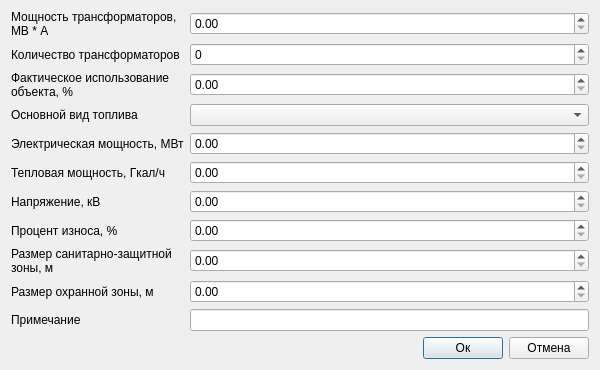
<?xml version="1.0" encoding="UTF-8"?>
<ui version="4.0">
 <class>Dialog</class>
 <widget class="QDialog" name="Dialog">
  <property name="geometry">
   <rect>
    <x>0</x>
    <y>0</y>
    <width>600</width>
    <height>370</height>
   </rect>
  </property>
  <property name="minimumSize">
   <size>
    <width>600</width>
    <height>370</height>
   </size>
  </property>
  <property name="windowTitle">
   <string>Объекты электроснабжения (полигон): Дополнительные атрибуты</string>
  </property>
  <property name="accessibleName">
   <string notr="true">btnSave</string>
  </property>
  <layout class="QVBoxLayout" name="verticalLayout_2">
   <item>
    <layout class="QGridLayout" name="gridLayout_2">
     <item row="0" column="1">
      <layout class="QHBoxLayout" name="horizontalLayout_4">
       <item>
        <layout class="QGridLayout" name="gridLayout_3">
         <item row="12" column="1">
          <widget class="QgsDoubleSpinBox" name="sbVoltage">
           <property name="maximum">
            <double>10000000.000000000000000</double>
           </property>
           <property name="clearValue">
            <bool>true</bool>
           </property>
          </widget>
         </item>
         <item row="12" column="0">
          <widget class="QLabel" name="label">
           <property name="text">
            <string>Напряжение, кВ</string>
           </property>
          </widget>
         </item>
         <item row="19" column="0">
          <widget class="QLabel" name="label_9">
           <property name="text">
            <string>Размер охранной зоны, м</string>
           </property>
          </widget>
         </item>
         <item row="0" column="0">
          <widget class="QLabel" name="label_2">
           <property name="text">
            <string>Мощность трансформаторов,
МВ * А</string>
           </property>
          </widget>
         </item>
         <item row="4" column="0">
          <widget class="QLabel" name="label_7">
           <property name="text">
            <string>Фактическое использование
объекта, %</string>
           </property>
          </widget>
         </item>
         <item row="9" column="1">
          <widget class="QgsDoubleSpinBox" name="sbThermalPower">
           <property name="maximum">
            <double>10000000.000000000000000</double>
           </property>
           <property name="clearValue">
            <bool>true</bool>
           </property>
          </widget>
         </item>
         <item row="6" column="1">
          <widget class="QgsCheckableComboBox" name="cbMainTypeOfFuel"/>
         </item>
         <item row="21" column="0">
          <widget class="QLabel" name="label_8">
           <property name="text">
            <string>Примечание</string>
           </property>
          </widget>
         </item>
         <item row="2" column="0">
          <widget class="QLabel" name="label_5">
           <property name="text">
            <string>Количество трансформаторов</string>
           </property>
          </widget>
         </item>
         <item row="21" column="1">
          <widget class="QLineEdit" name="tbNote">
           <property name="clearButtonEnabled">
            <bool>true</bool>
           </property>
          </widget>
         </item>
         <item row="7" column="0">
          <widget class="QLabel" name="label_6">
           <property name="text">
            <string>Электрическая мощность, МВт</string>
           </property>
          </widget>
         </item>
         <item row="6" column="0">
          <widget class="QLabel" name="label_3">
           <property name="text">
            <string>Основной вид топлива</string>
           </property>
          </widget>
         </item>
         <item row="7" column="1">
          <widget class="QgsDoubleSpinBox" name="sbElectricPower">
           <property name="maximum">
            <double>10000000.000000000000000</double>
           </property>
           <property name="clearValue">
            <bool>true</bool>
           </property>
          </widget>
         </item>
         <item row="2" column="1">
          <widget class="QgsSpinBox" name="sbNumberOfTransformers">
           <property name="maximum">
            <number>10000000</number>
           </property>
           <property name="clearValue">
            <bool>true</bool>
           </property>
          </widget>
         </item>
         <item row="9" column="0">
          <widget class="QLabel" name="label_4">
           <property name="text">
            <string>Тепловая мощность, Гкал/ч</string>
           </property>
          </widget>
         </item>
         <item row="0" column="1">
          <widget class="QgsDoubleSpinBox" name="sbTransformerPower">
           <property name="maximum">
            <double>10000000.000000000000000</double>
           </property>
           <property name="clearValue">
            <bool>true</bool>
           </property>
          </widget>
         </item>
         <item row="16" column="1">
          <widget class="QgsDoubleSpinBox" name="sbSizeOfSanitaryProtectionZone">
           <property name="maximum">
            <double>10000000.000000000000000</double>
           </property>
           <property name="clearValue">
            <bool>true</bool>
           </property>
          </widget>
         </item>
         <item row="14" column="0">
          <widget class="QLabel" name="label_24">
           <property name="text">
            <string>Процент износа, %</string>
           </property>
          </widget>
         </item>
         <item row="16" column="0">
          <widget class="QLabel" name="label_13">
           <property name="text">
            <string>Размер санитарно-защитной 
зоны, м</string>
           </property>
          </widget>
         </item>
         <item row="4" column="1">
          <widget class="QgsDoubleSpinBox" name="sbActualUse">
           <property name="maximum">
            <double>100.000000000000000</double>
           </property>
           <property name="clearValue">
            <bool>true</bool>
           </property>
          </widget>
         </item>
         <item row="14" column="1">
          <widget class="QgsDoubleSpinBox" name="sbWearPercentage">
           <property name="maximum">
            <double>100.000000000000000</double>
           </property>
           <property name="clearValue">
            <bool>true</bool>
           </property>
          </widget>
         </item>
         <item row="19" column="1">
          <widget class="QgsDoubleSpinBox" name="sbGuardZoneSize">
           <property name="maximum">
            <double>10000000.000000000000000</double>
           </property>
           <property name="clearValue">
            <bool>true</bool>
           </property>
          </widget>
         </item>
        </layout>
       </item>
      </layout>
     </item>
     <item row="3" column="1">
      <layout class="QHBoxLayout" name="horizontalLayout">
       <item>
        <spacer name="horizontalSpacer">
         <property name="orientation">
          <enum>Qt::Horizontal</enum>
         </property>
         <property name="sizeHint" stdset="0">
          <size>
           <width>40</width>
           <height>20</height>
          </size>
         </property>
        </spacer>
       </item>
       <item>
        <widget class="QPushButton" name="btnOk">
         <property name="accessibleName">
          <string notr="true">btnSave</string>
         </property>
         <property name="text">
          <string>Ок</string>
         </property>
        </widget>
       </item>
       <item>
        <widget class="QPushButton" name="btnCancel">
         <property name="accessibleName">
          <string notr="true">btnCancel</string>
         </property>
         <property name="text">
          <string>Отмена</string>
         </property>
        </widget>
       </item>
      </layout>
     </item>
     <item row="2" column="1">
      <layout class="QHBoxLayout" name="horizontalLayout_2">
       <item>
        <spacer name="verticalSpacer">
         <property name="orientation">
          <enum>Qt::Vertical</enum>
         </property>
         <property name="sizeHint" stdset="0">
          <size>
           <width>20</width>
           <height>40</height>
          </size>
         </property>
        </spacer>
       </item>
      </layout>
     </item>
    </layout>
   </item>
  </layout>
 </widget>
 <customwidgets>
  <customwidget>
   <class>QgsCheckableComboBox</class>
   <extends>QComboBox</extends>
   <header>qgscheckablecombobox.h</header>
  </customwidget>
  <customwidget>
   <class>QgsDoubleSpinBox</class>
   <extends>QDoubleSpinBox</extends>
   <header>qgsdoublespinbox.h</header>
  </customwidget>
  <customwidget>
   <class>QgsSpinBox</class>
   <extends>QSpinBox</extends>
   <header>qgsspinbox.h</header>
  </customwidget>
 </customwidgets>
 <tabstops>
  <tabstop>sbTransformerPower</tabstop>
  <tabstop>sbNumberOfTransformers</tabstop>
  <tabstop>sbActualUse</tabstop>
  <tabstop>cbMainTypeOfFuel</tabstop>
  <tabstop>sbElectricPower</tabstop>
  <tabstop>sbThermalPower</tabstop>
  <tabstop>sbVoltage</tabstop>
  <tabstop>sbWearPercentage</tabstop>
  <tabstop>sbSizeOfSanitaryProtectionZone</tabstop>
  <tabstop>sbGuardZoneSize</tabstop>
  <tabstop>tbNote</tabstop>
  <tabstop>btnOk</tabstop>
  <tabstop>btnCancel</tabstop>
 </tabstops>
 <resources/>
 <connections/>
</ui>
